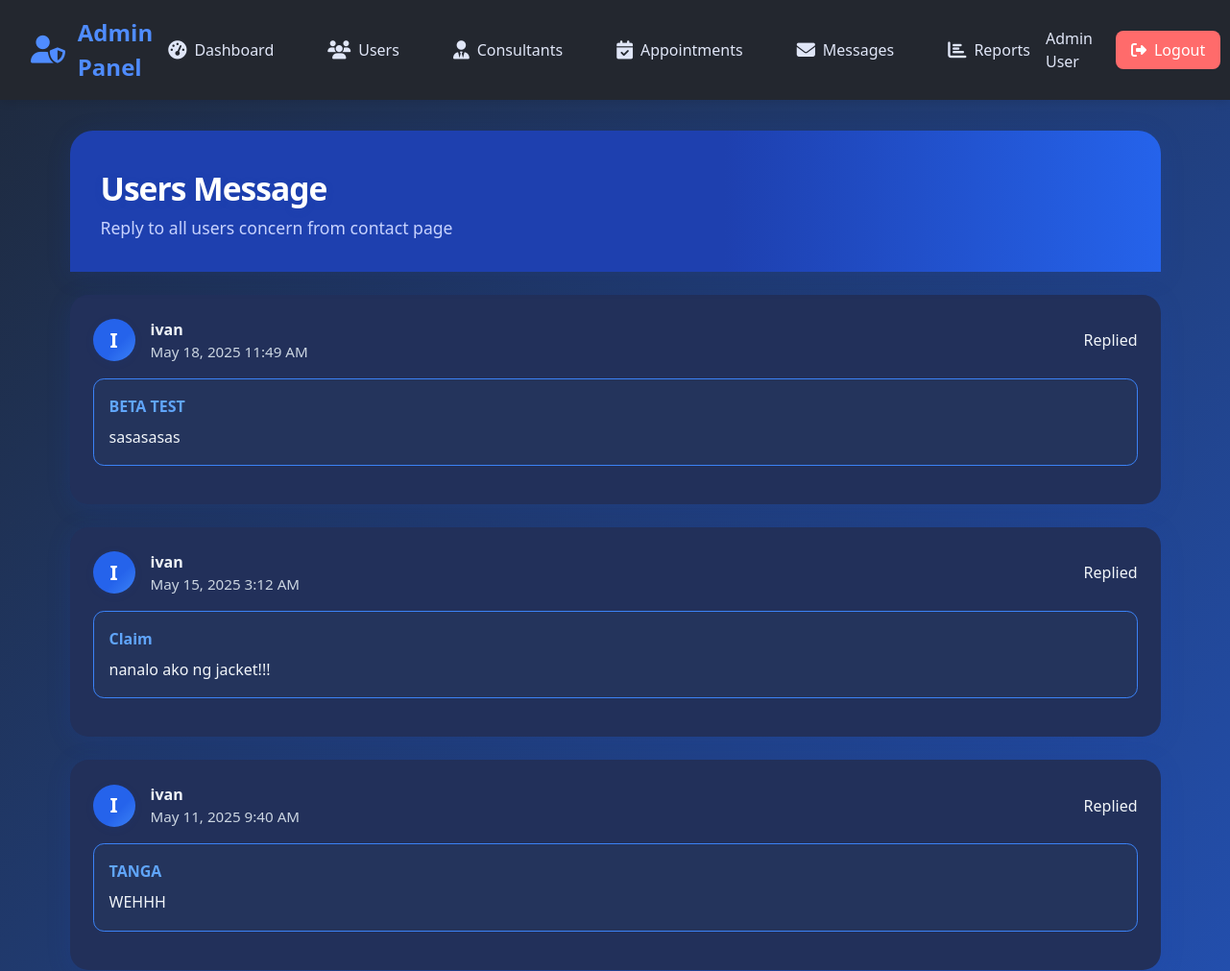
Page /hahaha11/admin/messages.php (signed in, upper part) on the earlier database version.
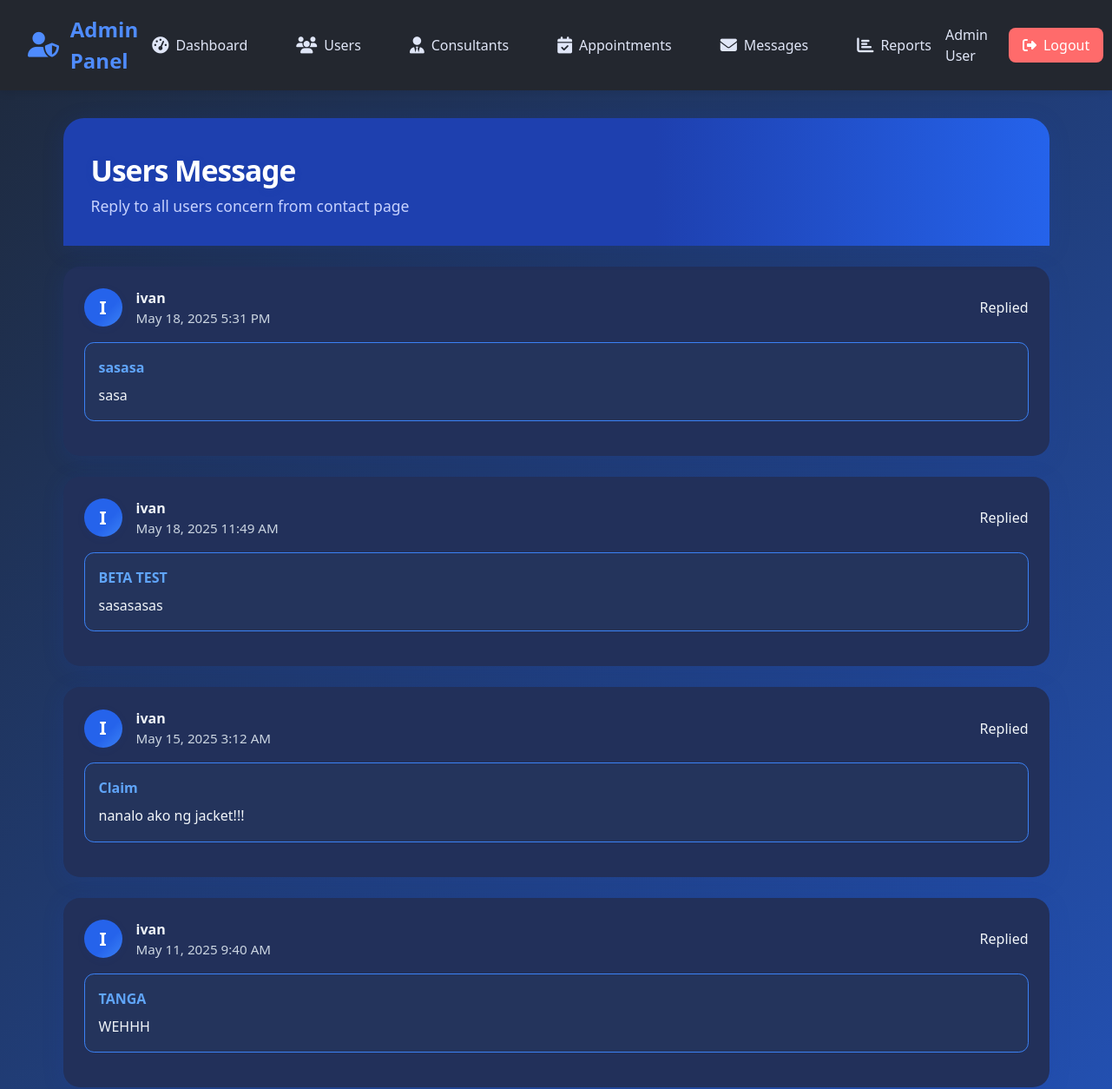
Same page on the later database version.
### tables this page shows
CREATE TABLE `contact_messages` (
  `id` int(11) NOT NULL,
  `user_id` int(11) DEFAULT NULL,
  `name` varchar(100) NOT NULL,
  `email` varchar(100) NOT NULL,
  `subject` varchar(200) NOT NULL,
  `message` text NOT NULL,
  `created_at` datetime NOT NULL,
  `is_replied` tinyint(1) DEFAULT 0,
  `replied_at` datetime DEFAULT NULL
);

### hahaha11/admin/messages.php (the view, shortened to what this page needs)
<?php
require_once '../config/db.php';
$create_table = "CREATE TABLE IF NOT EXISTS message_replies (
    id INT AUTO_INCREMENT PRIMARY KEY,
    message_id INT NOT NULL,
    reply_content TEXT NOT NULL,
    replied_by INT NOT NULL,
    replied_at DATETIME DEFAULT CURRENT_TIMESTAMP,
    FOREIGN KEY (message_id) REFERENCES contact_messages(id) ON DELETE CASCADE
)";
mysqli_query($conn, $create_table);
$sql = "SELECT cm.*, mr.reply_content, mr.replied_at, u.name as admin_name
        FROM contact_messages cm
        LEFT JOIN message_replies mr ON cm.id = mr.message_id
        LEFT JOIN users u ON mr.replied_by = u.id
        ORDER BY cm.created_at DESC";
$result = mysqli_query($conn, $sql);
?>
<!DOCTYPE html>
<html lang="en">
<head>
    <link rel="stylesheet" href="https://cdnjs.cloudflare.com/ajax/libs/font-awesome/6.4.0/css/all.min.css">
    <link rel="stylesheet" href="https://cdn.jsdelivr.net/npm/bootstrap@5.1.3/dist/css/bootstrap.min.css">
</head>
<body>
    <?php include '../includes/admin_navbar.php'; ?>
    <div class="page-container">
        <div class="header-section mb-4">
            <div>
                <h1 class="page-title">Users Message</h1>
                <p class="page-subtitle">Reply to all users concern from contact page</p>
            </div>
        </div>
        <?php if (mysqli_num_rows($result) > 0): ?>
            <?php while ($message = mysqli_fetch_assoc($result)): ?>
                <div class="message-card">
                    <div class="message-header">
                        <div class="message-info">
                            <div class="message-avatar">
                                <?php echo strtoupper(substr($message['name'], 0, 1)); ?>
                            </div>
                            <div class="message-meta">
                                <span class="message-sender"><?php echo htmlspecialchars($message['name']); ?></span>
                                <span class="message-date"><?php echo date('M j, Y g:i A', strtotime($message['created_at'])); ?></span>
                            </div>
                        </div>
                        <span class="status-badge <?php echo $message['is_replied'] ? 'status-replied' : 'status-pending'; ?>">
                            <?php echo $message['is_replied'] ? 'Replied' : 'Pending'; ?>
                        </span>
                    </div>
                    <div class="message-content">
                        <div class="message-subject"><?php echo htmlspecialchars($message['subject']); ?></div>
                        <div class="message-text"><?php echo nl2br(htmlspecialchars($message['message'])); ?></div>
                    </div>
                </div>
            <?php endwhile; ?>
        <?php else: ?>
            <div class="alert alert-info">
                No messages found.
            </div>
        <?php endif; ?>
    </div>
</body>
</html>

Differences in the rows shown:
added contact_messages: name "I", name "ivan", created_at "May 18, 2025 5:31 PM", is_replied "Replied", subject "sasasa", message "sasa"
